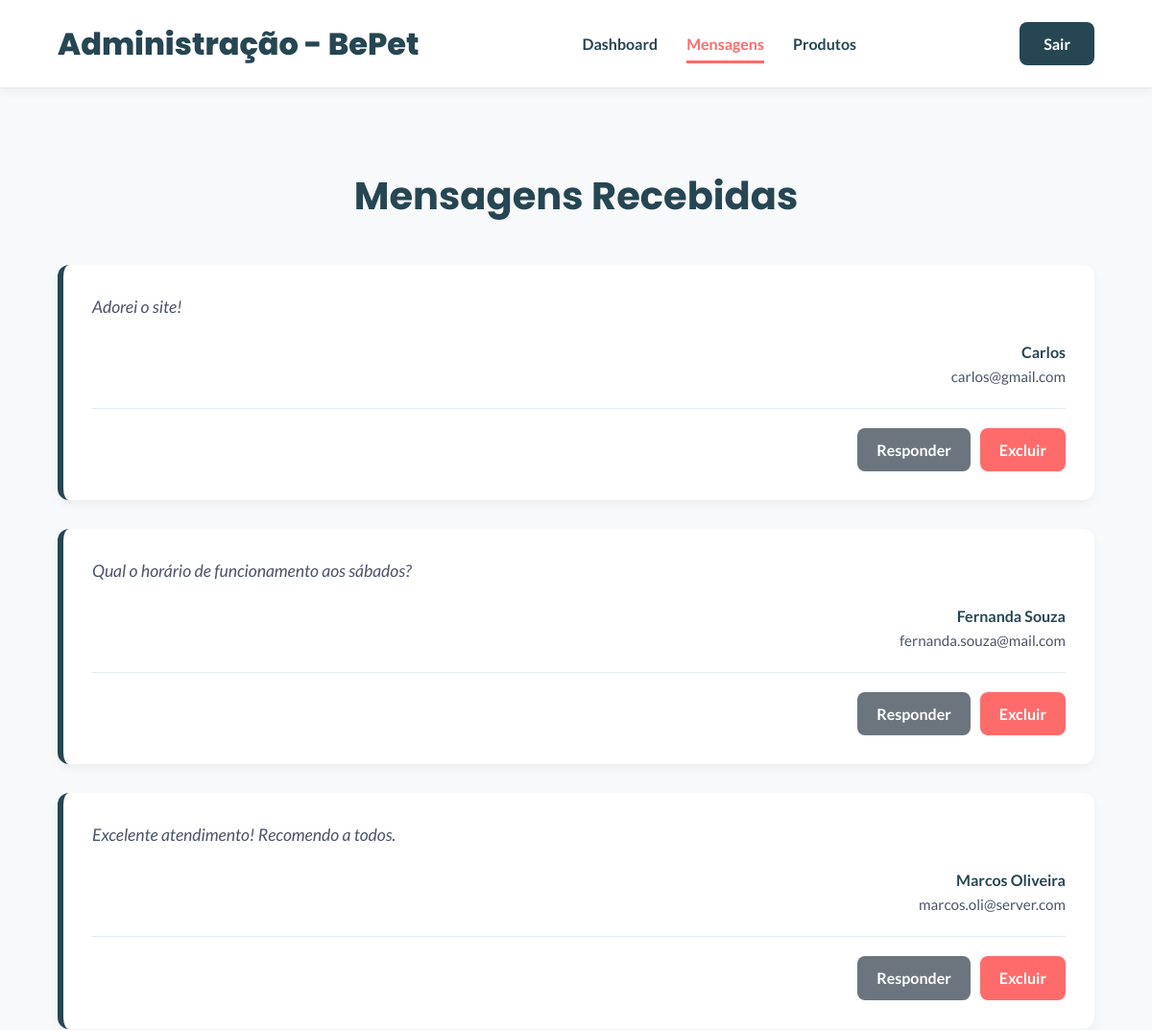
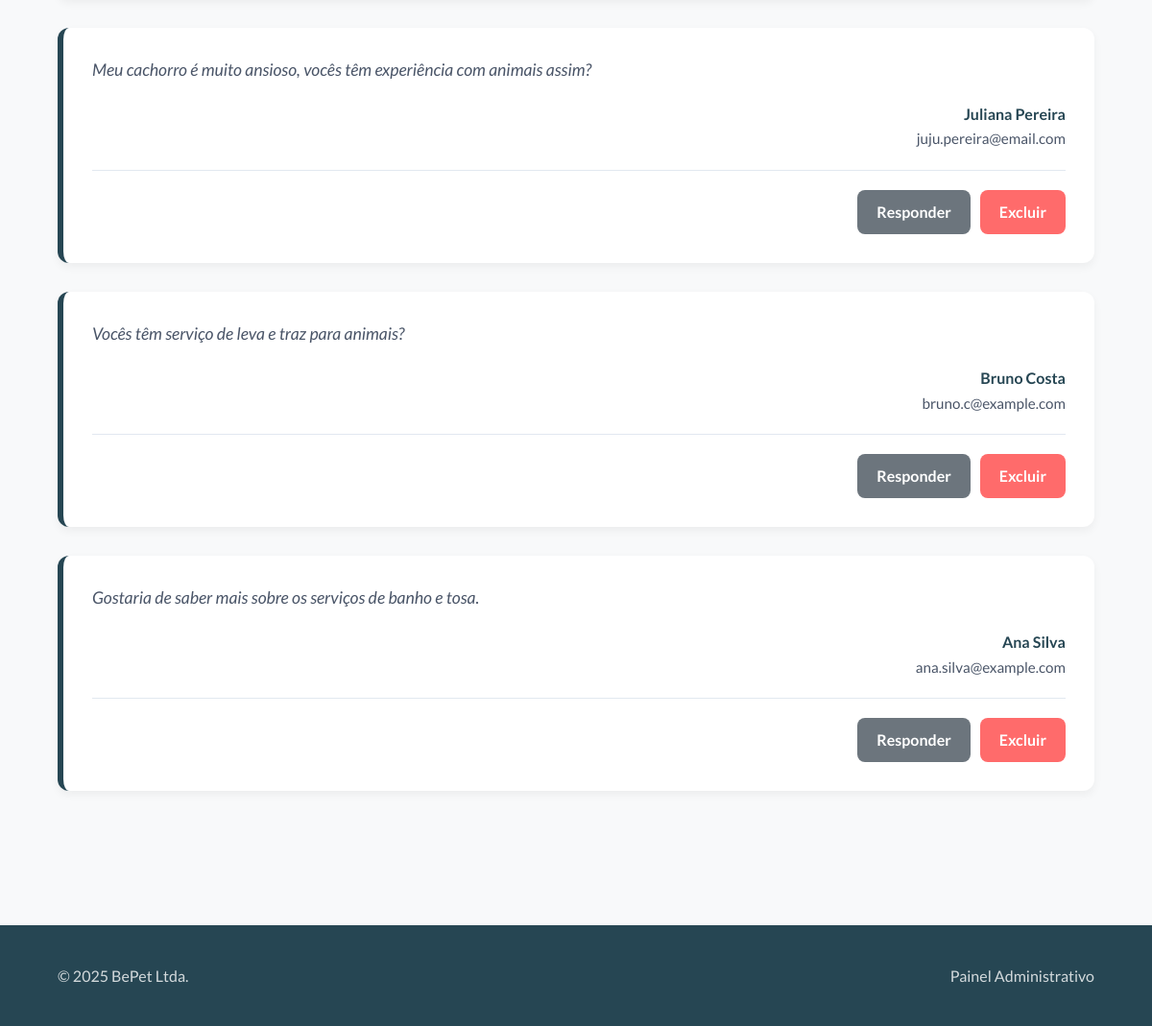
Page /Administracao/respostas.php on the committed database (2 pictures, top to bottom).
### tables this page shows
CREATE TABLE mensagem (
    codigo BIGINT AUTO_INCREMENT NOT NULL PRIMARY KEY,
    nome VARCHAR(255) NOT NULL,
    email VARCHAR(255) NOT NULL,
    mensagem TEXT NOT NULL
);

### Administracao/respostas.php (called while the page is built, shortened)
<?php
$servidor = "localhost";
$usuario = "root";
$senha = "";
$banco = "bepet";
try {
    $conexao = new mysqli($servidor, $usuario, $senha, $banco);
} catch (mysqli_sql_exception $e) {
    $erro_conexao = "Não foi possível conectar ao banco de dados. Verifique se o serviço MySQL está ativo e tente novamente.";
    require 'respostas.view.php';
    die();
}
$sql = "SELECT codigo, nome, email, mensagem FROM mensagem ORDER BY codigo DESC";
$stmt = $conexao->prepare($sql);
$stmt->execute();
$resultado = $stmt->get_result();
$mensagens = [];
if ($resultado) {
    $mensagens = $resultado->fetch_all(MYSQLI_ASSOC);
}
require 'respostas.view.php';

### Administracao/respostas.view.php (the view, shortened to what this page needs)
<!DOCTYPE html>
<html lang="pt-BR">
<head>
    <link rel="stylesheet" href="Estilo_administração.css">
</head>
<body>
    <header>
        <div class="container">
            <a href="respostas.php" class="logo">Administração - BePet</a>
            <nav class="main-nav">
                <ul>
                    <li><a href="#">Dashboard</a></li>
                    <li><a href="respostas.php" class="active">Mensagens</a></li>
                    <li><a href="listar_produtos.php">Produtos</a></li>
                </ul>
            </nav>
            <a href="../Landingpage/index.php" class="header-cta-button desktop-only">Sair</a>
        </div>
    </header>
    <main>
        <section id="respostas">
            <div class="container">
                <h2>Mensagens Recebidas</h2>
                <div class="lista-respostas">
                    <?php if (empty($mensagens)): ?>
                        <div class="card-mensagem" style="text-align: center;">
                            <p>Nenhuma mensagem recebida até o momento.</p>
                        </div>
                    <?php else: ?>
                        <?php foreach ($mensagens as $msg): ?>
                            <article class="card-mensagem">
                                <blockquote>
                                    <p><?= htmlspecialchars($msg['mensagem']); ?></p>
                                </blockquote>
                                <figcaption>
                                    <strong><?= htmlspecialchars($msg['nome']); ?></strong><br>
                                    <a href="mailto:<?= htmlspecialchars($msg['email']); ?>">
                                        <?= htmlspecialchars($msg['email']); ?>
                                    </a>
                                </figcaption>
                                <?php
                                    $assunto = "Re: Contato via site BePet";
                                    $corpo_email = "Olá " . htmlspecialchars($msg['nome']) . ",\n\nEm resposta à sua mensagem:\n\n\"" . htmlspecialchars($msg['mensagem']) . "\"\n\n\n";
                                    $link_gmail = "https://mail.google.com/mail/?view=cm&fs=1&to=" . urlencode($msg['email']) . "&su=" . urlencode($assunto) . "&body=" . urlencode($corpo_email);
                                ?>
                                <div class="admin-actions">
                                   <a href="<?= $link_gmail; ?>" class="acao-responder" target="_blank" rel="noopener noreferrer">
                                       Responder
                                   </a>
                                   <a href="excluir.php?codigo=<?= $msg['codigo']; ?>" class="acao-excluir" onclick="return confirm('Tem certeza que deseja excluir esta mensagem?');">
                                       Excluir
                                   </a>
                                </div>
                            </article>
                        <?php endforeach; ?>
                    <?php endif; ?>
                </div>
            </div>
        </section>
    </main>
    <footer>
        <div class="container">
            <p>&copy; <?= date('Y'); ?> BePet Ltda.</p>
            <span>Painel Administrativo</span>
        </div>
    </footer>
</body>
</html>

### Administracao/Estilo_administração.css (style rules this page uses)
:root { --cor-primaria: #FF6B6B; --cor-secundaria: #6c757d; --cor-terciaria: #264653; --cor-fundo: #f8f9fa; --cor-texto: #4A5568; --cor-branco: #ffffff; --cor-borda: #E2E8F0; --fonte-titulos: 'Poppins', sans-serif; --fonte-corpo: 'Lato', sans-serif; --box-shadow-light: 0 4px 10px rgba(0, 0, 0, 0.05); --border-radius: 12px; --transition: all 0.2s ease-out; }
* { margin: 0; padding: 0; box-sizing: border-box; }
body { font-family: var(--fonte-corpo); background-color: var(--cor-fundo); color: var(--cor-texto); line-height: 1.6; }
.container { width: 90%; max-width: 1200px; margin: 0 auto; }
a { color: var(--cor-terciaria); text-decoration: none; transition: var(--transition); }
h2 { font-family: var(--fonte-titulos); color: var(--cor-terciaria); font-size: 2.5rem; margin-bottom: 40px; text-align: center; }
header { background-color: var(--cor-branco); padding: 20px 0; box-shadow: var(--box-shadow-light); border-bottom: 1px solid var(--cor-borda); position: sticky; top: 0; z-index: 1000; }
header .container { display: flex; justify-content: space-between; align-items: center; }
.logo { font-family: var(--fonte-titulos); font-size: 2rem; font-weight: 800; }
.main-nav ul { display: flex; list-style: none; gap: 30px; }
.main-nav a { font-weight: 600; padding: 8px 0; }
.main-nav a.active { color: var(--cor-primaria); border-bottom: 3px solid var(--cor-primaria); }
.header-cta-button { background-color: var(--cor-terciaria); color: var(--cor-branco); padding: 10px 25px; border-radius: 8px; font-weight: 700; }
#respostas { padding: 80px 0; }
.lista-respostas { display: grid; gap: 30px; }
.card-mensagem { background: var(--cor-branco); padding: 30px; border-radius: var(--border-radius); border-left: 6px solid var(--cor-terciaria); box-shadow: var(--box-shadow-light); transition: var(--transition); }
.card-mensagem blockquote p { font-style: italic; font-size: 1.1rem; margin-bottom: 1.2rem; }
.card-mensagem figcaption { text-align: right; font-weight: 700; color: var(--cor-terciaria); }
.card-mensagem figcaption a { font-weight: 400; font-size: 0.95rem; color: var(--cor-texto); }
.admin-actions { margin-top: 20px; padding-top: 20px; border-top: 1px solid var(--cor-borda); display: flex; gap: 10px; justify-content: flex-end; }
.admin-actions .acao-responder, .admin-actions .acao-excluir { padding: 10px 20px; border-radius: 8px; font-weight: 700; text-decoration: none; transition: var(--transition); }
.admin-actions .acao-responder { background-color: var(--cor-secundaria); color: var(--cor-branco); }
.admin-actions .acao-excluir { background-color: var(--cor-primaria); color: var(--cor-branco); }
footer { background-color: var(--cor-terciaria); color: rgba(255, 255, 255, 0.8); text-align: center; padding: 40px 0; margin-top: 60px; }
footer .container { display: flex; justify-content: space-between; align-items: center; }

### rows in the picture
mensagem: mensagem "Adorei o site!", nome "Carlos", email "carlos@gmail.com"
mensagem: mensagem "Qual o horário de funcionamento aos sábados?", nome "Fernanda Souza", email "fernanda.souza@mail.com"
mensagem: mensagem "Excelente atendimento! Recomendo a todos.", nome "Marcos Oliveira", email "marcos.oli@server.com"
mensagem: mensagem "Meu cachorro é muito ansioso, vocês têm experiência com animais assim?", nome "Juliana Pereira", email "juju.pereira@email.com"
mensagem: mensagem "Vocês têm serviço de leva e traz para animais?", nome "Bruno Costa", email "bruno.c@example.com"
mensagem: mensagem "Gostaria de saber mais sobre os serviços de banho e tosa.", nome "Ana Silva", email "ana.silva@example.com"
